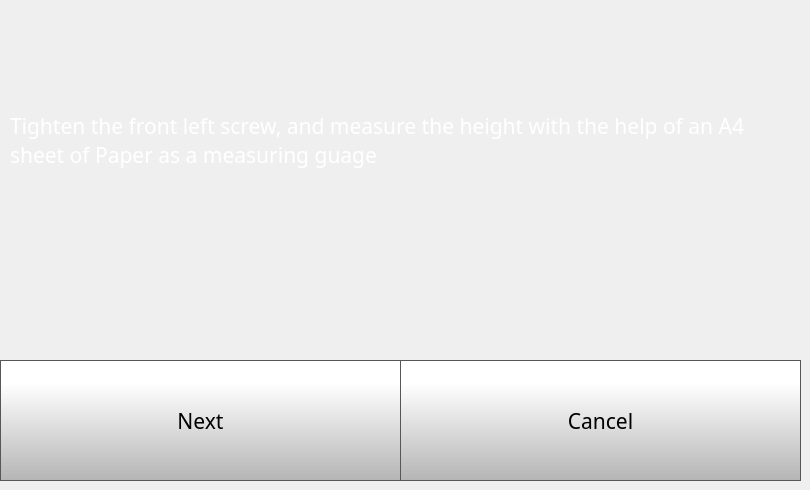
    <widget class="QWidget" name="quickStep2Page">
     <widget class="QPushButton" name="quickStep2NextButton">
      <property name="geometry">
       <rect>
        <x>0</x>
        <y>360</y>
        <width>401</width>
        <height>121</height>
       </rect>
      </property>
      <property name="font">
       <font>
        <family>Gotham</family>
        <pointsize>16</pointsize>
       </font>
      </property>
      <property name="styleSheet">
       <string notr="true">QPushButton {
     border: 1px solid rgb(87, 87, 87);
	background-color: qlineargradient(spread:pad, x1:0, y1:1, x2:0, y2:0.188, stop:0 rgba(180, 180, 180, 255), stop:1 rgba(255, 255, 255, 255));


}

QPushButton:pressed {
    background-color: qlineargradient(x1: 0, y1: 0, x2: 0, y2: 1,
                                      stop: 0 #dadbde, stop: 1 #f6f7fa);
}

QPushButton:flat {
    border: none; /* no border for a flat push button */
}

QPushButton:default {
    border-color: navy; /* make the default button prominent */
}

QPushButton:focus {
	outline: none;
}</string>
      </property>
      <property name="text">
       <string>Next</string>
      </property>
      <property name="iconSize">
       <size>
        <width>40</width>
        <height>40</height>
       </size>
      </property>
     </widget>
     <widget class="QPushButton" name="quickStep2CancelButton">
      <property name="geometry">
       <rect>
        <x>400</x>
        <y>360</y>
        <width>401</width>
        <height>121</height>
       </rect>
      </property>
      <property name="font">
       <font>
        <family>Gotham</family>
        <pointsize>16</pointsize>
       </font>
      </property>
      <property name="styleSheet">
       <string notr="true">QPushButton {
     border: 1px solid rgb(87, 87, 87);
	background-color: qlineargradient(spread:pad, x1:0, y1:1, x2:0, y2:0.188, stop:0 rgba(180, 180, 180, 255), stop:1 rgba(255, 255, 255, 255));


}

QPushButton:pressed {
    background-color: qlineargradient(x1: 0, y1: 0, x2: 0, y2: 1,
                                      stop: 0 #dadbde, stop: 1 #f6f7fa);
}

QPushButton:flat {
    border: none; /* no border for a flat push button */
}

QPushButton:default {
    border-color: navy; /* make the default button prominent */
}

QPushButton:focus {
	outline: none;
}</string>
      </property>
      <property name="text">
       <string>Cancel</string>
      </property>
      <property name="iconSize">
       <size>
        <width>40</width>
        <height>40</height>
       </size>
      </property>
     </widget>
     <widget class="QLabel" name="calibrateLabel_7">
      <property name="geometry">
       <rect>
        <x>10</x>
        <y>10</y>
        <width>781</width>
        <height>261</height>
       </rect>
      </property>
      <property name="font">
       <font>
        <family>Gotham</family>
        <pointsize>16</pointsize>
        <weight>50</weight>
        <bold>false</bold>
       </font>
      </property>
      <property name="styleSheet">
       <string notr="true">color: rgb(255, 255, 255);</string>
      </property>
      <property name="text">
       <string>Tighten the front left screw, and measure the height with the help of an A4 sheet of Paper as a measuring guage</string>
      </property>
      <property name="wordWrap">
       <bool>true</bool>
      </property>
     </widget>
    </widget>
